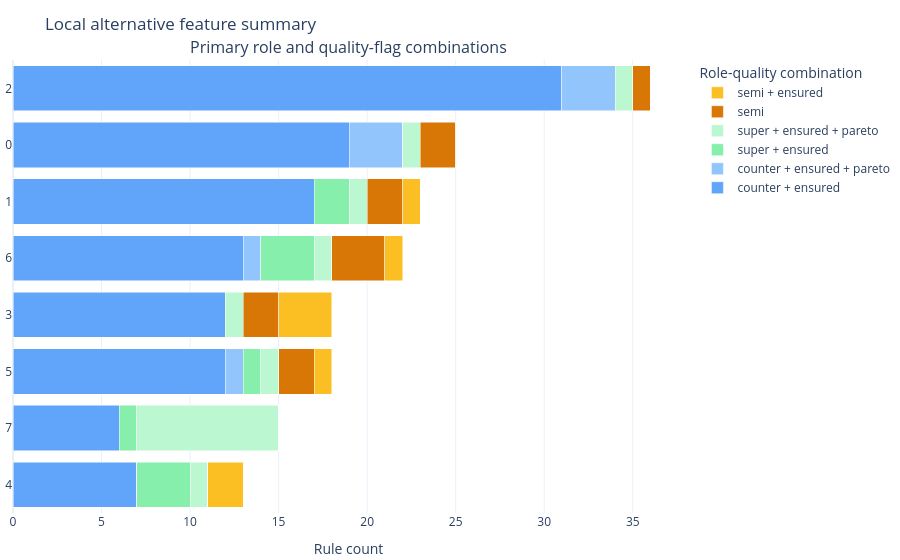

Notebook cell for this chart:
### Code cell
alt = alternatives[0].plot(
    style="plotly.local.alternative_feature_summary",
    show=True,
)

### Figure 1 — Plotly figure (JSON) as saved in the notebook; plotly's stock layout.template omitted (floating-point values rounded to 4 significant figures)
{"data": [{"customdata": [31, 19, 17, 13, 12, 12, 6, 7], "hovertemplate": "%{hovertext}<extra></extra>", "hovertext": ["feature: 2<br>feature index: 2<br>current value: -2.0984040353186995<br>role-quality: counter + ensured<br>primary role: counter<br>quality flags: ensured<br>count: 31<br>share within feature: 0.861<br>rule ids/ranks: rule-4 (rank 5), rule-20 (rank 21), rule-22 (rank 23), rule-23 (rank 24), rule-30 (rank 31), rule-35 (rank 36), rule-38 (rank 39), rule-40 (rank 41), +23 more<br>role sources: ce_metadata=31, rule_metadata=0, heuristic=0, unavailable=0", "feature: 0<br>feature index: 0<br>current value: -0.4224987168254349<br>role-quality: counter + ensured<br>primary role: counter<br>quality flags: ensured<br>count: 19<br>share within feature: 0.760<br>rule ids/ranks: rule-13 (rank 14), rule-15 (rank 16), rule-37 (rank 38), rule-38 (rank 39), rule-45 (rank 46), rule-49 (rank 50), rule-56 (rank 57), rule-57 (rank 58), +11 more<br>role sources: ce_metadata=19, rule_metadata=0, heuristic=0, unavailable=0", "feature: 1<br>feature index: 1<br>current value: -0.06611522595320368<br>role-quality: counter + ensured<br>primary role: counter<br>quality flags: ensured<br>count: 17<br>share within feature: 0.739<br>rule ids/ranks: rule-1 (rank 2), rule-15 (rank 16), rule-18 (rank 19), rule-19 (rank 20), rule-20 (rank 21), rule-37 (rank 38), rule-38 (rank 39), rule-40 (rank 41), +9 more<br>role sources: ce_metadata=17, rule_metadata=0, heuristic=0, unavailable=0", "feature: 6<br>feature index: 6<br>current value: 0.30687180572231354<br>role-quality: counter + ensured<br>primary role: counter<br>quality flags: ensured<br>count: 13<br>share within feature: 0.591<br>rule ids/ranks: rule-9 (rank 10), rule-19 (rank 20), rule-23 (rank 24), rule-37 (rank 38), rule-41 (rank 42), rule-42 (rank 43), rule-50 (rank 51), rule-51 (rank 52), +5 more<br>role sources: ce_metadata=13, rule_metadata=0, heuristic=0, unavailable=0", "feature: 3<br>feature index: 3<br>current value: 0.25748738048707853<br>role-quality: counter + ensured<br>primary role: counter<br>quality flags: ensured<br>count: 12<br>share within feature: 0.667<br>rule ids/ranks: rule-13 (rank 14), rule-18 (rank 19), rule-22 (rank 23), rule-42 (rank 43), rule-43 (rank 44), rule-44 (rank 45), rule-45 (rank 46), rule-57 (rank 58), +4 more<br>role sources: ce_metadata=12, rule_metadata=0, heuristic=0, unavailable=0", "feature: 5<br>feature index: 5<br>current value: 1.1045544214720489<br>role-quality: counter + ensured<br>primary role: counter<br>quality flags: ensured<br>count: 12<br>share within feature: 0.667<br>rule ids/ranks: rule-35 (rank 36), rule-40 (rank 41), rule-44 (rank 45), rule-48 (rank 49), rule-50 (rank 51), rule-51 (rank 52), rule-55 (rank 56), rule-58 (rank 59), +4 more<br>role sources: ce_metadata=12, rule_metadata=0, heuristic=0, unavailable=0", "feature: 7<br>feature index: 7<br>current value: 2.7736367156223083<br>role-quality: counter + ensured<br>primary role: counter<br>quality flags: ensured<br>count: 6<br>share within feature: 0.400<br>rule ids/ranks: rule-54 (rank 55), rule-55 (rank 56), rule-56 (rank 57), rule-66 (rank 67), rule-67 (rank 68), rule-68 (rank 69)<br>role sources: ce_metadata=6, rule_metadata=0, heuristic=0, unavailable=0", "feature: 4<br>feature index: 4<br>current value: -1.5187459901338642<br>role-quality: counter + ensured<br>primary role: counter<br>quality flags: ensured<br>count: 7<br>share within feature: 0.538<br>rule ids/ranks: rule-30 (rank 31), rule-47 (rank 48), rule-48 (rank 49), rule-49 (rank 50), rule-62 (rank 63), rule-63 (rank 64), rule-64 (rank 65)<br>role sources: ce_metadata=7, rule_metadata=0, heuristic=0, unavailable=0"], "marker": {"color": "#60a5fa"}, "meta": {"panel": "role_quality", "role_quality_key": "counter__ensured"}, "name": "counter + ensured", "orientation": "h", "type": "bar", "x": [31, 19, 17, 13, 12, 12, 6, 7], "xaxis": "x", "y": ["2", "0", "1", "6", "3", "5", "7", "4"], "yaxis": "y"}, {"customdata": [3, 3, 0, 1, 0, 1, 0, 0], "hovertemplate": "%{hovertext}<extra></extra>", "hovertext": ["feature: 2<br>feature index: 2<br>current value: -2.0984040353186995<br>role-quality: counter + ensured + pareto<br>primary role: counter<br>quality flags: ensured, pareto<br>count: 3<br>share within feature: 0.083<br>rule ids/ranks: rule-16 (rank 17), rule-39 (rank 40), rule-52 (rank 53)<br>role sources: ce_metadata=3, rule_metadata=0, heuristic=0, unavailable=0", "feature: 0<br>feature index: 0<br>current value: -0.4224987168254349<br>role-quality: counter + ensured + pareto<br>primary role: counter<br>quality flags: ensured, pareto<br>count: 3<br>share within feature: 0.120<br>rule ids/ranks: rule-16 (rank 17), rule-39 (rank 40), rule-52 (rank 53)<br>role sources: ce_metadata=3, rule_metadata=0, heuristic=0, unavailable=0", "feature: 1<br>feature index: 1<br>current value: -0.06611522595320368<br>role-quality: counter + ensured + pareto<br>primary role: counter<br>quality flags: ensured, pareto<br>count: 0<br>share within feature: 0.000<br>rule ids/ranks: <br>role sources: ce_metadata=0, rule_metadata=0, heuristic=0, unavailable=0", "feature: 6<br>feature index: 6<br>current value: 0.30687180572231354<br>role-quality: counter + ensured + pareto<br>primary role: counter<br>quality flags: ensured, pareto<br>count: 1<br>share within feature: 0.045<br>rule ids/ranks: rule-52 (rank 53)<br>role sources: ce_metadata=1, rule_metadata=0, heuristic=0, unavailable=0", "feature: 3<br>feature index: 3<br>current value: 0.25748738048707853<br>role-quality: counter + ensured + pareto<br>primary role: counter<br>quality flags: ensured, pareto<br>count: 0<br>share within feature: 0.000<br>rule ids/ranks: <br>role sources: ce_metadata=0, rule_metadata=0, heuristic=0, unavailable=0", "feature: 5<br>feature index: 5<br>current value: 1.1045544214720489<br>role-quality: counter + ensured + pareto<br>primary role: counter<br>quality flags: ensured, pareto<br>count: 1<br>share within feature: 0.056<br>rule ids/ranks: rule-39 (rank 40)<br>role sources: ce_metadata=1, rule_metadata=0, heuristic=0, unavailable=0", "feature: 7<br>feature index: 7<br>current value: 2.7736367156223083<br>role-quality: counter + ensured + pareto<br>primary role: counter<br>quality flags: ensured, pareto<br>count: 0<br>share within feature: 0.000<br>rule ids/ranks: <br>role sources: ce_metadata=0, rule_metadata=0, heuristic=0, unavailable=0", "feature: 4<br>feature index: 4<br>current value: -1.5187459901338642<br>role-quality: counter + ensured + pareto<br>primary role: counter<br>quality flags: ensured, pareto<br>count: 0<br>share within feature: 0.000<br>rule ids/ranks: <br>role sources: ce_metadata=0, rule_metadata=0, heuristic=0, unavailable=0"], "marker": {"color": "#93c5fd"}, "meta": {"panel": "role_quality", "role_quality_key": "counter__ensured__pareto"}, "name": "counter + ensured + pareto", "orientation": "h", "type": "bar", "x": [3, 3, 0, 1, 0, 1, 0, 0], "xaxis": "x", "y": ["2", "0", "1", "6", "3", "5", "7", "4"], "yaxis": "y"}, {"customdata": [0, 0, 2, 3, 0, 1, 1, 3], "hovertemplate": "%{hovertext}<extra></extra>", "hovertext": ["feature: 2<br>feature index: 2<br>current value: -2.0984040353186995<br>role-quality: super + ensured<br>primary role: super<br>quality flags: ensured<br>count: 0<br>share within feature: 0.000<br>rule ids/ranks: <br>role sources: ce_metadata=0, rule_metadata=0, heuristic=0, unavailable=0", "feature: 0<br>feature index: 0<br>current value: -0.4224987168254349<br>role-quality: super + ensured<br>primary role: super<br>quality flags: ensured<br>count: 0<br>share within feature: 0.000<br>rule ids/ranks: <br>role sources: ce_metadata=0, rule_metadata=0, heuristic=0, unavailable=0", "feature: 1<br>feature index: 1<br>current value: -0.06611522595320368<br>role-quality: super + ensured<br>primary role: super<br>quality flags: ensured<br>count: 2<br>share within feature: 0.087<br>rule ids/ranks: rule-29 (rank 30), rule-53 (rank 54)<br>role sources: ce_metadata=2, rule_metadata=0, heuristic=0, unavailable=0", "feature: 6<br>feature index: 6<br>current value: 0.30687180572231354<br>role-quality: super + ensured<br>primary role: super<br>quality flags: ensured<br>count: 3<br>share within feature: 0.136<br>rule ids/ranks: rule-10 (rank 11), rule-28 (rank 29), rule-53 (rank 54)<br>role sources: ce_metadata=3, rule_metadata=0, heuristic=0, unavailable=0", "feature: 3<br>feature index: 3<br>current value: 0.25748738048707853<br>role-quality: super + ensured<br>primary role: super<br>quality flags: ensured<br>count: 0<br>share within feature: 0.000<br>rule ids/ranks: <br>role sources: ce_metadata=0, rule_metadata=0, heuristic=0, unavailable=0", "feature: 5<br>feature index: 5<br>current value: 1.1045544214720489<br>role-quality: super + ensured<br>primary role: super<br>quality flags: ensured<br>count: 1<br>share within feature: 0.056<br>rule ids/ranks: rule-8 (rank 9)<br>role sources: ce_metadata=1, rule_metadata=0, heuristic=0, unavailable=0", "feature: 7<br>feature index: 7<br>current value: 2.7736367156223083<br>role-quality: super + ensured<br>primary role: super<br>quality flags: ensured<br>count: 1<br>share within feature: 0.067<br>rule ids/ranks: rule-53 (rank 54)<br>role sources: ce_metadata=1, rule_metadata=0, heuristic=0, unavailable=0", "feature: 4<br>feature index: 4<br>current value: -1.5187459901338642<br>role-quality: super + ensured<br>primary role: super<br>quality flags: ensured<br>count: 3<br>share within feature: 0.231<br>rule ids/ranks: rule-7 (rank 8), rule-28 (rank 29), rule-29 (rank 30)<br>role sources: ce_metadata=3, rule_metadata=0, heuristic=0, unavailable=0"], "marker": {"color": "#86efac"}, "meta": {"panel": "role_quality", "role_quality_key": "super__ensured"}, "name": "super + ensured", "orientation": "h", "type": "bar", "x": [0, 0, 2, 3, 0, 1, 1, 3], "xaxis": "x", "y": ["2", "0", "1", "6", "3", "5", "7", "4"], "yaxis": "y"}, {"customdata": [1, 1, 1, 1, 1, 1, 8, 1], "hovertemplate": "%{hovertext}<extra></extra>", "hovertext": ["feature: 2<br>feature index: 2<br>current value: -2.0984040353186995<br>role-quality: super + ensured + pareto<br>primary role: super<br>quality flags: ensured, pareto<br>count: 1<br>share within feature: 0.028<br>rule ids/ranks: rule-21 (rank 22)<br>role sources: ce_metadata=1, rule_metadata=0, heuristic=0, unavailable=0", "feature: 0<br>feature index: 0<br>current value: -0.4224987168254349<br>role-quality: super + ensured + pareto<br>primary role: super<br>quality flags: ensured, pareto<br>count: 1<br>share within feature: 0.040<br>rule ids/ranks: rule-12 (rank 13)<br>role sources: ce_metadata=1, rule_metadata=0, heuristic=0, unavailable=0", "feature: 1<br>feature index: 1<br>current value: -0.06611522595320368<br>role-quality: super + ensured + pareto<br>primary role: super<br>quality flags: ensured, pareto<br>count: 1<br>share within feature: 0.043<br>rule ids/ranks: rule-17 (rank 18)<br>role sources: ce_metadata=1, rule_metadata=0, heuristic=0, unavailable=0", "feature: 6<br>feature index: 6<br>current value: 0.30687180572231354<br>role-quality: super + ensured + pareto<br>primary role: super<br>quality flags: ensured, pareto<br>count: 1<br>share within feature: 0.045<br>rule ids/ranks: rule-36 (rank 37)<br>role sources: ce_metadata=1, rule_metadata=0, heuristic=0, unavailable=0", "feature: 3<br>feature index: 3<br>current value: 0.25748738048707853<br>role-quality: super + ensured + pareto<br>primary role: super<br>quality flags: ensured, pareto<br>count: 1<br>share within feature: 0.056<br>rule ids/ranks: rule-24 (rank 25)<br>role sources: ce_metadata=1, rule_metadata=0, heuristic=0, unavailable=0", "feature: 5<br>feature index: 5<br>current value: 1.1045544214720489<br>role-quality: super + ensured + pareto<br>primary role: super<br>quality flags: ensured, pareto<br>count: 1<br>share within feature: 0.056<br>rule ids/ranks: rule-31 (rank 32)<br>role sources: ce_metadata=1, rule_metadata=0, heuristic=0, unavailable=0", "feature: 7<br>feature index: 7<br>current value: 2.7736367156223083<br>role-quality: super + ensured + pareto<br>primary role: super<br>quality flags: ensured, pareto<br>count: 8<br>share within feature: 0.533<br>rule ids/ranks: rule-11 (rank 12), rule-12 (rank 13), rule-17 (rank 18), rule-21 (rank 22), rule-24 (rank 25), rule-26 (rank 27), rule-31 (rank 32), rule-36 (rank 37)<br>role sources: ce_metadata=8, rule_metadata=0, heuristic=0, unavailable=0", "feature: 4<br>feature index: 4<br>current value: -1.5187459901338642<br>role-quality: super + ensured + pareto<br>primary role: super<br>quality flags: ensured, pareto<br>count: 1<br>share within feature: 0.077<br>rule ids/ranks: rule-26 (rank 27)<br>role sources: ce_metadata=1, rule_metadata=0, heuristic=0, unavailable=0"], "marker": {"color": "#bbf7d0"}, "meta": {"panel": "role_quality", "role_quality_key": "super__ensured__pareto"}, "name": "super + ensured + pareto", "orientation": "h", "type": "bar", "x": [1, 1, 1, 1, 1, 1, 8, 1], "xaxis": "x", "y": ["2", "0", "1", "6", "3", "5", "7", "4"], "yaxis": "y"}, {"customdata": [1, 2, 2, 3, 2, 2, 0, 0], "hovertemplate": "%{hovertext}<extra></extra>", "hovertext": ["feature: 2<br>feature index: 2<br>current value: -2.0984040353186995<br>role-quality: semi<br>primary role: semi<br>quality flags: none<br>count: 1<br>share within feature: 0.028<br>rule ids/ranks: rule-3 (rank 4)<br>role sources: ce_metadata=1, rule_metadata=0, heuristic=0, unavailable=0", "feature: 0<br>feature index: 0<br>current value: -0.4224987168254349<br>role-quality: semi<br>primary role: semi<br>quality flags: none<br>count: 2<br>share within feature: 0.080<br>rule ids/ranks: rule-0 (rank 1), rule-14 (rank 15)<br>role sources: ce_metadata=2, rule_metadata=0, heuristic=0, unavailable=0", "feature: 1<br>feature index: 1<br>current value: -0.06611522595320368<br>role-quality: semi<br>primary role: semi<br>quality flags: none<br>count: 2<br>share within feature: 0.087<br>rule ids/ranks: rule-2 (rank 3), rule-34 (rank 35)<br>role sources: ce_metadata=2, rule_metadata=0, heuristic=0, unavailable=0", "feature: 6<br>feature index: 6<br>current value: 0.30687180572231354<br>role-quality: semi<br>primary role: semi<br>quality flags: none<br>count: 3<br>share within feature: 0.136<br>rule ids/ranks: rule-14 (rank 15), rule-25 (rank 26), rule-33 (rank 34)<br>role sources: ce_metadata=3, rule_metadata=0, heuristic=0, unavailable=0", "feature: 3<br>feature index: 3<br>current value: 0.25748738048707853<br>role-quality: semi<br>primary role: semi<br>quality flags: none<br>count: 2<br>share within feature: 0.111<br>rule ids/ranks: rule-5 (rank 6), rule-25 (rank 26)<br>role sources: ce_metadata=2, rule_metadata=0, heuristic=0, unavailable=0", "feature: 5<br>feature index: 5<br>current value: 1.1045544214720489<br>role-quality: semi<br>primary role: semi<br>quality flags: none<br>count: 2<br>share within feature: 0.111<br>rule ids/ranks: rule-33 (rank 34), rule-34 (rank 35)<br>role sources: ce_metadata=2, rule_metadata=0, heuristic=0, unavailable=0", "feature: 7<br>feature index: 7<br>current value: 2.7736367156223083<br>role-quality: semi<br>primary role: semi<br>quality flags: none<br>count: 0<br>share within feature: 0.000<br>rule ids/ranks: <br>role sources: ce_metadata=0, rule_metadata=0, heuristic=0, unavailable=0", "feature: 4<br>feature index: 4<br>current value: -1.5187459901338642<br>role-quality: semi<br>primary role: semi<br>quality flags: none<br>count: 0<br>share within feature: 0.000<br>rule ids/ranks: <br>role sources: ce_metadata=0, rule_metadata=0, heuristic=0, unavailable=0"], "marker": {"color": "#d97706"}, "meta": {"panel": "role_quality", "role_quality_key": "semi"}, "name": "semi", "orientation": "h", "type": "bar", "x": [1, 2, 2, 3, 2, 2, 0, 0], "xaxis": "x", "y": ["2", "0", "1", "6", "3", "5", "7", "4"], "yaxis": "y"}, {"customdata": [0, 0, 1, 1, 3, 1, 0, 2], "hovertemplate": "%{hovertext}<extra></extra>", "hovertext": ["feature: 2<br>feature index: 2<br>current value: -2.0984040353186995<br>role-quality: semi + ensured<br>primary role: semi<br>quality flags: ensured<br>count: 0<br>share within feature: 0.000<br>rule ids/ranks: <br>role sources: ce_metadata=0, rule_metadata=0, heuristic=0, unavailable=0", "feature: 0<br>feature index: 0<br>current value: -0.4224987168254349<br>role-quality: semi + ensured<br>primary role: semi<br>quality flags: ensured<br>count: 0<br>share within feature: 0.000<br>rule ids/ranks: <br>role sources: ce_metadata=0, rule_metadata=0, heuristic=0, unavailable=0", "feature: 1<br>feature index: 1<br>current value: -0.06611522595320368<br>role-quality: semi + ensured<br>primary role: semi<br>quality flags: ensured<br>count: 1<br>share within feature: 0.043<br>rule ids/ranks: rule-46 (rank 47)<br>role sources: ce_metadata=1, rule_metadata=0, heuristic=0, unavailable=0", "feature: 6<br>feature index: 6<br>current value: 0.30687180572231354<br>role-quality: semi + ensured<br>primary role: semi<br>quality flags: ensured<br>count: 1<br>share within feature: 0.045<br>rule ids/ranks: rule-46 (rank 47)<br>role sources: ce_metadata=1, rule_metadata=0, heuristic=0, unavailable=0", "feature: 3<br>feature index: 3<br>current value: 0.25748738048707853<br>role-quality: semi + ensured<br>primary role: semi<br>quality flags: ensured<br>count: 3<br>share within feature: 0.167<br>rule ids/ranks: rule-6 (rank 7), rule-27 (rank 28), rule-32 (rank 33)<br>role sources: ce_metadata=3, rule_metadata=0, heuristic=0, unavailable=0", "feature: 5<br>feature index: 5<br>current value: 1.1045544214720489<br>role-quality: semi + ensured<br>primary role: semi<br>quality flags: ensured<br>count: 1<br>share within feature: 0.056<br>rule ids/ranks: rule-32 (rank 33)<br>role sources: ce_metadata=1, rule_metadata=0, heuristic=0, unavailable=0", "feature: 7<br>feature index: 7<br>current value: 2.7736367156223083<br>role-quality: semi + ensured<br>primary role: semi<br>quality flags: ensured<br>count: 0<br>share within feature: 0.000<br>rule ids/ranks: <br>role sources: ce_metadata=0, rule_metadata=0, heuristic=0, unavailable=0", "feature: 4<br>feature index: 4<br>current value: -1.5187459901338642<br>role-quality: semi + ensured<br>primary role: semi<br>quality flags: ensured<br>count: 2<br>share within feature: 0.154<br>rule ids/ranks: rule-27 (rank 28), rule-46 (rank 47)<br>role sources: ce_metadata=2, rule_metadata=0, heuristic=0, unavailable=0"], "marker": {"color": "#fbbf24"}, "meta": {"panel": "role_quality", "role_quality_key": "semi__ensured"}, "name": "semi + ensured", "orientation": "h", "type": "bar", "x": [0, 0, 1, 1, 3, 1, 0, 2], "xaxis": "x", "y": ["2", "0", "1", "6", "3", "5", "7", "4"], "yaxis": "y"}], "layout": {"annotations": [{"font": {"size": 16}, "showarrow": false, "text": "Primary role and quality-flag combinations", "x": 0.5, "xanchor": "center", "xref": "paper", "y": 1.0, "yanchor": "bottom", "yref": "paper"}], "autosize": true, "barmode": "stack", "legend": {"title": {"text": "Role-quality combination"}}, "margin": {"b": 40, "l": 5, "r": 24, "t": 60}, "meta": {"artifact_type": "plotly.local.alternative_feature_summary", "panel_config": {"filter_top_features": null, "hover_detail": "compact", "normalize": "count", "show_conjunctions": false, "show_role_quality_summary": true, "sort_by": "total"}}, "title": {"text": "Local alternative feature summary"}, "xaxis": {"anchor": "y", "domain": [0.0, 1.0], "title": {"text": "Rule count"}}, "yaxis": {"anchor": "x", "automargin": true, "autorange": "reversed", "domain": [0.0, 1.0]}}}
